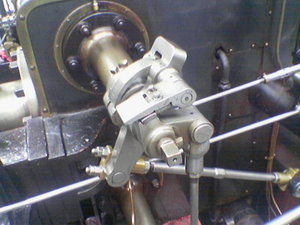
#> input picture Section3_Image-Processing/src/valve.png, 300 x 225 px
$ python Image-Processing6.py   (older library calls are emulated)
#> lines starting #> are read from the running program, lines starting #| are printed output that depends on the picture
import cv2
import os
import numpy as np

__BASE_DIR__ = os.path.dirname(os.path.realpath(__file__))
image = cv2.imread(__BASE_DIR__ + '/src/valve.png', cv2.IMREAD_GRAYSCALE)
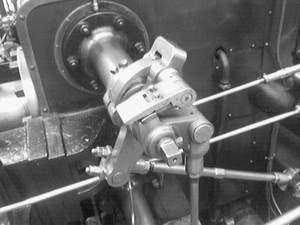
#> image: shape (225, 300); min 0, max 255, mean 105.8

sobelx = cv2.Sobel(image, cv2.CV_64F, 1, 0, ksize=5)
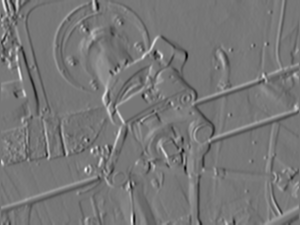
#> sobelx: shape (225, 300) float64; min -8340, max 9412, mean -17.2; drawn with min black and max white
sobely = cv2.Sobel(image, cv2.CV_64F, 0, 1, ksize=5)
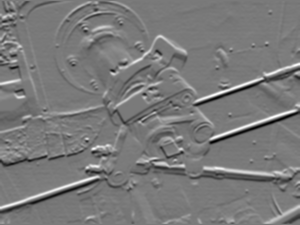
#> sobely: shape (225, 300) float64; min -7729, max 8401, mean -4.6; drawn with min black and max white

laplacian = cv2.Laplacian(image, cv2.CV_64F)
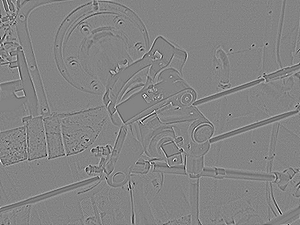
#> laplacian: shape (225, 300) float64; min -306, max 285, mean 0; drawn with min black and max white
blend = cv2.addWeighted(src1=sobelx, alpha=0.5, src2=sobely, beta=0.5, gamma=0)
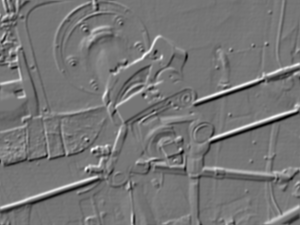
#> blend: shape (225, 300) float64; min -5172, max 5952, mean -10.9; drawn with min black and max white

# [5 lines of commented-out code are left out]

cv2.waitKey()

$ run again, with Section3_Image-Processing/src/bird.jpg saved as Section3_Image-Processing/src/valve.png
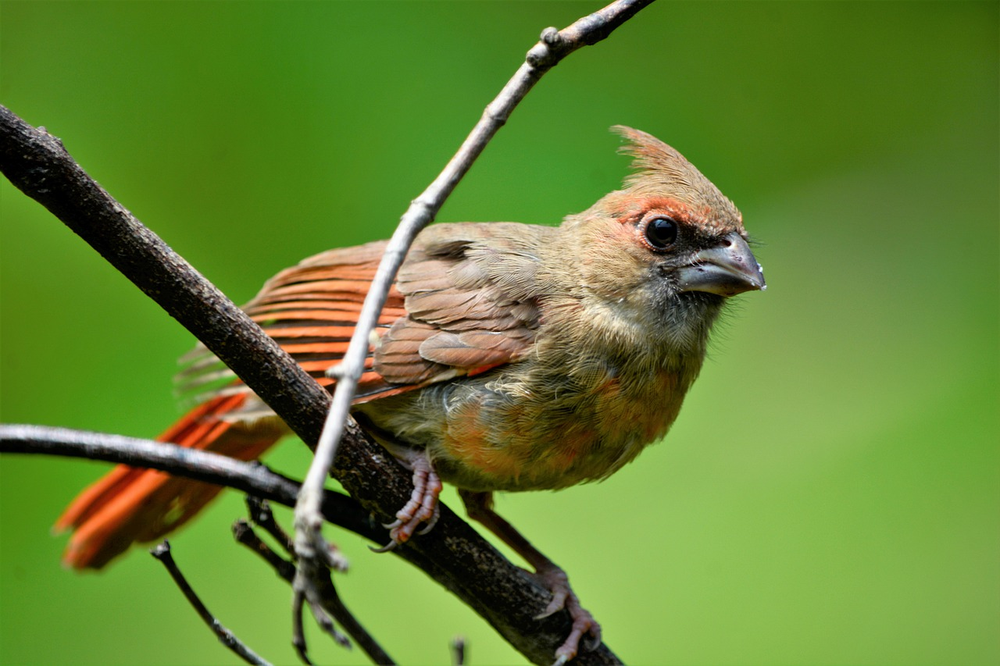
#> input picture Section3_Image-Processing/src/bird.jpg, 1000 x 666 px, shrunk from 1280 x 853 before the run
#> `laplacian = cv2.Laplacian(image, cv2.CV_64F)`:
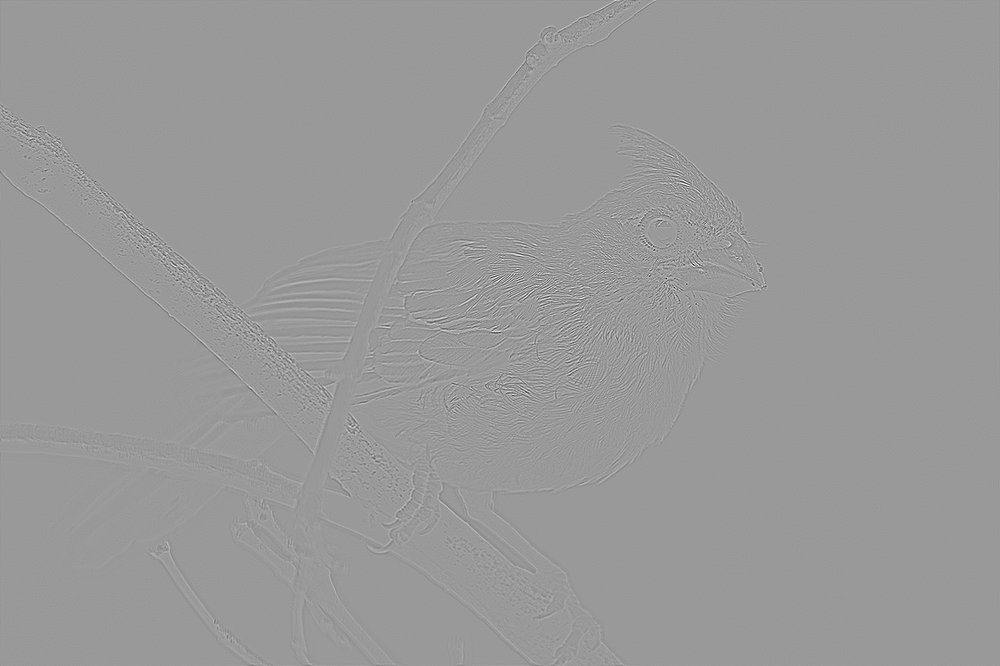
#> laplacian: shape (666, 1000) float64; min -439, max 291, mean 0; drawn with min black and max white
#> `blend = cv2.addWeighted(src1=sobelx, alpha=0.5, src2=sobely, beta=0.5,..`:
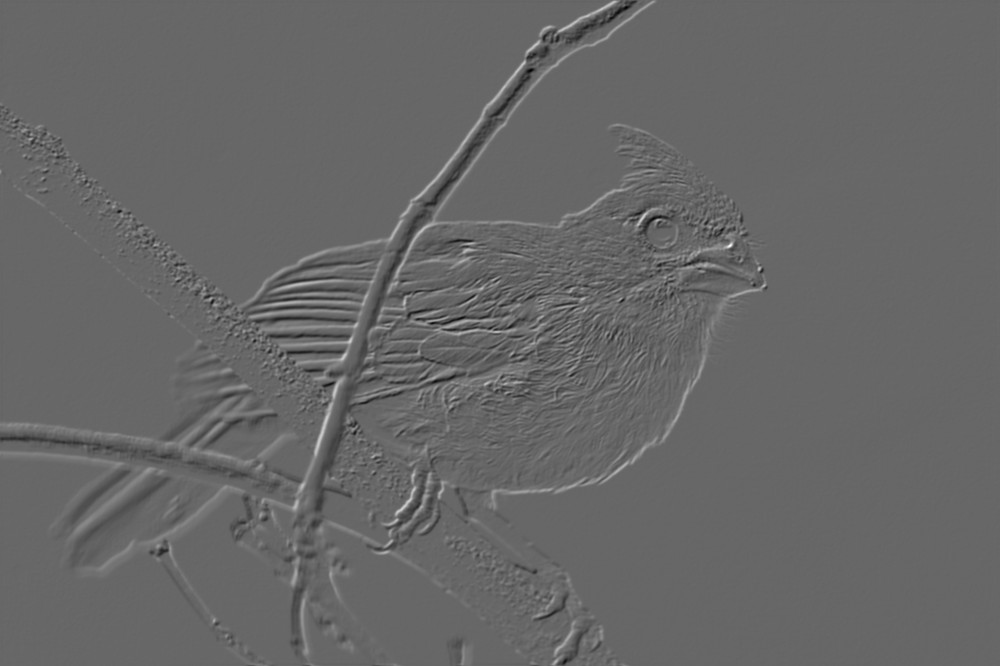
#> blend: shape (666, 1000) float64; min -5125, max 7521, mean 5.1; drawn with min black and max white
